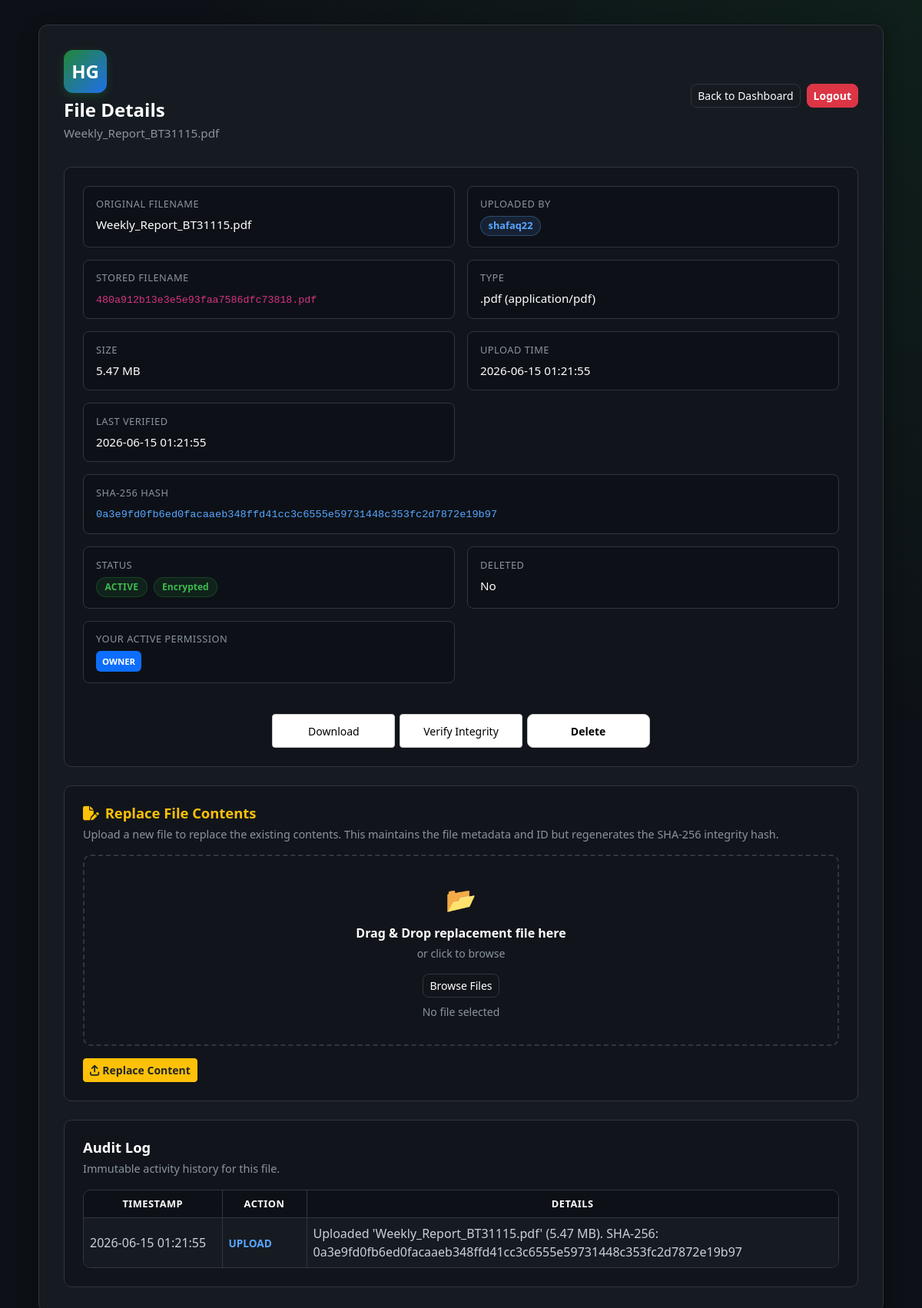
Page /files/5 (signed in) on the committed database.
### tables this page shows
CREATE TABLE files (
    id INTEGER PRIMARY KEY AUTOINCREMENT,
    owner_id INTEGER NOT NULL,
    original_filename TEXT NOT NULL,
    stored_filename TEXT NOT NULL,
    file_extension TEXT NOT NULL,
    file_size INTEGER NOT NULL,
    mime_type TEXT NOT NULL,
    sha256_hash TEXT NOT NULL,
    upload_time TIMESTAMP DEFAULT CURRENT_TIMESTAMP,
    last_verified TIMESTAMP,
    status TEXT NOT NULL DEFAULT 'ACTIVE',
    is_deleted INTEGER NOT NULL DEFAULT 0, content_hash TEXT,
    FOREIGN KEY (owner_id) REFERENCES users(id)
);

CREATE TABLE users (
    id INTEGER PRIMARY KEY AUTOINCREMENT,
    username TEXT NOT NULL UNIQUE,
    email TEXT NOT NULL UNIQUE,
    password_hash TEXT NOT NULL,
    created_at TIMESTAMP DEFAULT CURRENT_TIMESTAMP
, security_question TEXT NOT NULL DEFAULT 'q1', security_answer_hash TEXT NOT NULL DEFAULT '', email_verified INTEGER NOT NULL DEFAULT 0, last_login TIMESTAMP, account_status TEXT NOT NULL DEFAULT 'ACTIVE', failed_attempts INTEGER NOT NULL DEFAULT 0, locked_until TIMESTAMP);

CREATE TABLE file_audit_logs (
    id INTEGER PRIMARY KEY AUTOINCREMENT,
    file_id INTEGER,
    user_id INTEGER NOT NULL,
    action TEXT NOT NULL,
    timestamp TIMESTAMP DEFAULT CURRENT_TIMESTAMP,
    details TEXT,
    FOREIGN KEY (file_id) REFERENCES files(id),
    FOREIGN KEY (user_id) REFERENCES users(id)
);

### file_routes.py (the view)
    @files_bp.route("/files/<int:file_id>")
    @login_required
    def file_details(file_id):
        conn = get_db_connection()
        try:
            file_record = get_file_by_id(conn, file_id, include_deleted=True)
            if not file_record:
                flash("File not found.", "danger")
                return redirect(url_for("dashboard"))
            if not has_read_permission(conn, file_id, current_user_id()):
                flash("You do not have permission to view this file's details. Request access first.", "warning")
                return redirect(url_for("dashboard"))
            file_record, audit_logs = get_file_audit_logs(conn, file_id)
            role = get_user_file_permission(conn, file_id, current_user_id())
            can_write = has_write_permission(conn, file_id, current_user_id())
        finally:
            conn.close()
        return render_template(
            "file_details.html",
            username=session.get("username"),
            file_record=file_record,
            audit_logs=audit_logs,
            formatted_size=format_file_size(file_record["file_size"]),
            truncated_hash=truncate_hash(file_record["sha256_hash"]),
            is_owner=is_file_owner(file_record, current_user_id()),
            role=role,
            can_write=can_write,
        )

### app.py (called while the page is built)
def get_db_connection():
    conn = sqlite3.connect(DATABASE_PATH)
    conn.row_factory = sqlite3.Row
    return conn

def utc_now():
    return datetime.utcnow()

def login_required(view_func):
    @wraps(view_func)
    def wrapped_view(*args, **kwargs):
        if "user_id" not in session:
            flash("Please log in to access the dashboard.", "warning")
            return redirect(url_for("login"))
        last_activity = session.get("last_activity")
        if last_activity and (utc_now().timestamp() - last_activity) > SESSION_TIMEOUT_SECONDS:
            session.clear()
            flash("Your session has expired due to inactivity. Please log in again.", "warning")
            return redirect(url_for("login"))
        session["last_activity"] = utc_now().timestamp()
        return view_func(*args, **kwargs)
    return wrapped_view

@app.context_processor
def inject_notifications():
    if "user_id" in session:
        conn = get_db_connection()
        try:
            notifications_list = conn.execute(
                """
                SELECT * FROM notifications
                WHERE user_id = ?
                ORDER BY created_at DESC
                LIMIT 8
                """,
                (session["user_id"],),
            ).fetchall()
            unread_count = conn.execute(
                "SELECT COUNT(*) FROM notifications WHERE user_id = ? AND is_read = 0",
                (session["user_id"],),
            ).fetchone()[0]
        finally:
            conn.close()
        return {
            "notifications": notifications_list,
            "unread_notifications_count": unread_count,
        }
    return {
        "notifications": [],
        "unread_notifications_count": 0,
    }

### file_service.py (called while the page is built)
def format_file_size(num_bytes):
    if num_bytes < 1024:
        return f"{num_bytes} B"
    if num_bytes < 1024 * 1024:
        return f"{num_bytes / 1024:.1f} KB"
    if num_bytes < 1024 * 1024 * 1024:
        return f"{num_bytes / (1024 * 1024):.2f} MB"
    return f"{num_bytes / (1024 * 1024 * 1024):.2f} GB"

def truncate_hash(sha256_hash, visible_chars=12):
    if not sha256_hash:
        return ""
    if len(sha256_hash) <= visible_chars:
        return sha256_hash
    return f"{sha256_hash[:visible_chars]}..."

def is_file_owner(file_record, user_id):
    if not file_record or user_id is None:
        return False
    return int(file_record["owner_id"]) == int(user_id)

### templates/file_details.html (shortened to what this page needs)
<!DOCTYPE html>
<html lang="en">
<head>
    <link href="https://cdn.jsdelivr.net/npm/bootstrap@5.3.3/dist/css/bootstrap.min.css" rel="stylesheet">
    <link rel="stylesheet" href="https://cdnjs.cloudflare.com/ajax/libs/font-awesome/6.4.0/css/all.min.css">
    <link rel="stylesheet" href="{{ url_for('static', filename='css/style.css') }}">
</head>
<body>
    <div class="dashboard-wrapper">
        <div class="container dashboard-container">
            <div class="dashboard-card dashboard-card-wide mx-auto">
                <div class="dashboard-header">
                    <div>
                        <div class="brand-logo mb-2">HG</div>
                        <h1 class="welcome-text">File Details</h1>
                        <p class="welcome-subtext">{{ file_record.original_filename }}</p>
                    </div>
                    <div class="dashboard-actions">
                        <a href="{{ url_for('dashboard') }}" class="btn btn-outline-light btn-sm">Back to Dashboard</a>
                        <a href="{{ url_for('logout') }}" class="btn btn-danger btn-sm">Logout</a>
                    </div>
                </div>
                <section class="dashboard-section">
                    <div class="details-grid">
                        <div class="detail-item">
                            <span class="detail-label">Original Filename</span>
                            <span class="detail-value">{{ file_record.original_filename }}</span>
                        </div>
                        <div class="detail-item">
                            <span class="detail-label">Uploaded By</span>
                            <span class="detail-value"><span class="owner-badge">{{ file_record.owner_username }}</span></span>
                        </div>
                        <div class="detail-item">
                            <span class="detail-label">Stored Filename</span>
                            <span class="detail-value"><code>{{ file_record.stored_filename }}</code></span>
                        </div>
                        <div class="detail-item">
                            <span class="detail-label">Type</span>
                            <span class="detail-value">.{{ file_record.file_extension }} ({{ file_record.mime_type }})</span>
                        </div>
                        <div class="detail-item">
                            <span class="detail-label">Size</span>
                            <span class="detail-value">{{ formatted_size }}</span>
                        </div>
                        <div class="detail-item">
                            <span class="detail-label">Upload Time</span>
                            <span class="detail-value">{{ file_record.upload_time }}</span>
                        </div>
                        <div class="detail-item">
                            <span class="detail-label">Last Verified</span>
                            <span class="detail-value">{{ file_record.last_verified or "Not verified yet" }}</span>
                        </div>
                        <div class="detail-item detail-item-full">
                            <span class="detail-label">SHA-256 Hash</span>
                            <span class="detail-value"><code class="hash-full">{{ file_record.sha256_hash }}</code></span>
                        </div>
                        <div class="detail-item">
                            <span class="detail-label">Status</span>
                            <span class="detail-value">
                                <span class="status-badge status-{{ file_record.status|lower }}">{{ file_record.status }}</span>
                                <span class="encryption-badge ms-1">Encrypted</span>
                            </span>
                        </div>
                        <div class="detail-item">
                            <span class="detail-label">Deleted</span>
                            <span class="detail-value">{{ "Yes" if file_record.is_deleted else "No" }}</span>
                        </div>
                        <div class="detail-item">
                            <span class="detail-label">Your Active Permission</span>
                            <span class="detail-value">
                                <span class="badge {% if role == 'OWNER' %}bg-primary{% elif role == 'READ_WRITE' %}bg-warning text-dark{% else %}bg-info{% endif %} p-2">
                                    {{ role }}
                                </span>
                            </span>
                        </div>
                    </div>
                    <div class="file-actions action-buttons">
                        <a href="{{ url_for('files.download_file', file_id=file_record.id) }}" class="btn btn-action btn-action-download btn-sm">Download</a>
                        <form action="{{ url_for('files.verify_file', file_id=file_record.id) }}" method="POST" class="d-inline">
                            <button type="submit" class="btn btn-action btn-action-verify btn-sm">Verify Integrity</button>
                        </form>
                        {% if is_owner and not file_record.is_deleted %}
                            <form action="{{ url_for('files.delete_file', file_id=file_record.id) }}" method="POST" class="d-inline" onsubmit="return confirm('Soft delete this file?');">
                                <button type="submit" class="btn btn-danger btn-sm">Delete</button>
                            </form>
                        {% endif %}
                    </div>
                </section>
                {% if can_write and not file_record.is_deleted %}
                <section class="dashboard-section mt-4">
                    <h2 class="section-title text-warning"><i class="fa-solid fa-file-pen me-2"></i>Replace File Contents</h2>
                    <p class="section-description">Upload a new file to replace the existing contents. This maintains the file metadata and ID but regenerates the SHA-256 integrity hash.</p>
                    <form action="{{ url_for('files.replace_file', file_id=file_record.id) }}" method="POST" enctype="multipart/form-data" class="mt-3" data-upload-form>
                        <div class="upload-dropzone mb-3" data-dropzone>
                            <div class="upload-dropzone-icon">&#128194;</div>
                            <div class="upload-dropzone-title">Drag & Drop replacement file here</div>
                            <div class="upload-dropzone-subtitle">or click to browse</div>
                            <label for="replace-file-input" class="btn btn-outline-light btn-sm mt-3">Browse Files</label>
                            <div class="selected-file-name mt-2" data-selected-file>No file selected</div>
                        </div>
                        <button type="submit" class="btn btn-warning btn-sm text-dark fw-bold">
                            <i class="fa-solid fa-arrow-up-from-bracket me-1"></i>Replace Content
                        </button>
                    </form>
                </section>
                {% endif %}
                <section class="dashboard-section mt-4">
                    <h2 class="section-title">Audit Log</h2>
                    <p class="section-description">Immutable activity history for this file.</p>
                    {% if audit_logs %}
                        <div class="table-responsive files-table-wrapper mt-3">
                            <table class="table files-table align-middle">
                                <thead>
                                    <tr>
                                        <th>Timestamp</th>
                                        <th>Action</th>
                                        <th>Details</th>
                                    </tr>
                                </thead>
                                <tbody>
                                    {% for log in audit_logs %}
                                        <tr>
                                            <td>{{ log.timestamp }}</td>
                                            <td><span class="audit-action">{{ log.action }}</span></td>
                                            <td>{{ log.details }}</td>
                                        </tr>
                                    {% endfor %}
                                </tbody>
                            </table>
                        </div>
                    {% else %}
                        <div class="empty-state mt-3">
                            <p class="mb-0">No audit entries recorded for this file.</p>
                        </div>
                    {% endif %}
                </section>
            </div>
        </div>
    </div>
</body>
</html>

### rows in the picture
files: original_filename "Weekly_Report_BT31115.pdf", stored_filename "480a912b13e3e5e93faa7586dfc73818.pdf", file_extension "pdf", mime_type "application/pdf", upload_time "2026-06-15 01:21:55", last_verified "2026-06-15 01:21:55", sha256_hash "0a3e9fd0fb6ed0facaaeb348ffd41cc3c6555e59731448c353fc2d7872e19b97", status "ACTIVE", is_deleted "No"
users: owner_username "shafaq22"
file_audit_logs: timestamp "2026-06-15 01:21:55", action "UPLOAD", details "Uploaded 'Weekly_Report_BT31115.pdf' (5.47 MB). SHA-256: 0a3e9fd0fb6ed0facaaeb348ffd41cc3c6555e59731448c353fc2d7872e19b97"

### other values in the picture
{{ role }} "OWNER"
